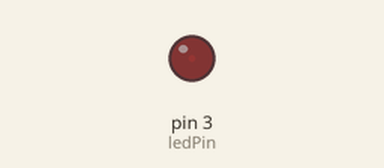
Simulated run of this sketch. Board: Arduino Uno, built with avr-gcc and run on an emulated ATmega328P. Shown: output pins drawn as LEDs (lit = HIGH).

Above: at 0.05 s.
At 1.15 s:
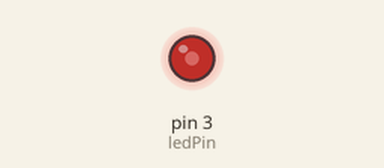
At 2.3 s:
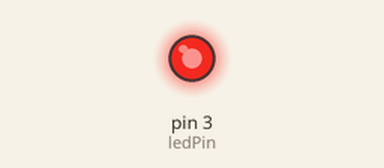
At 4.6 s:
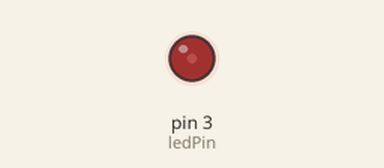
Timing chart, 0 to 6.7 s (numbered marks = the images above):
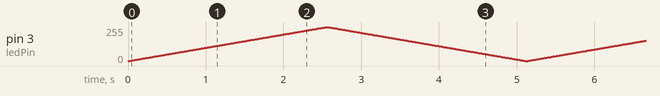

The sketch:

9.ino
```cpp
#include <Arduino.h>

const int ledPin = 3;

void setup() {
	pinMode(ledPin, OUTPUT);
}

void loop() {
	for (int brightness = 0; brightness <= 255; brightness++) {
		analogWrite(ledPin, brightness);
		delay(10);
	}

	for (int brightness = 255; brightness >= 0; brightness--) {
		analogWrite(ledPin, brightness);
		delay(10);
	}
}
```
